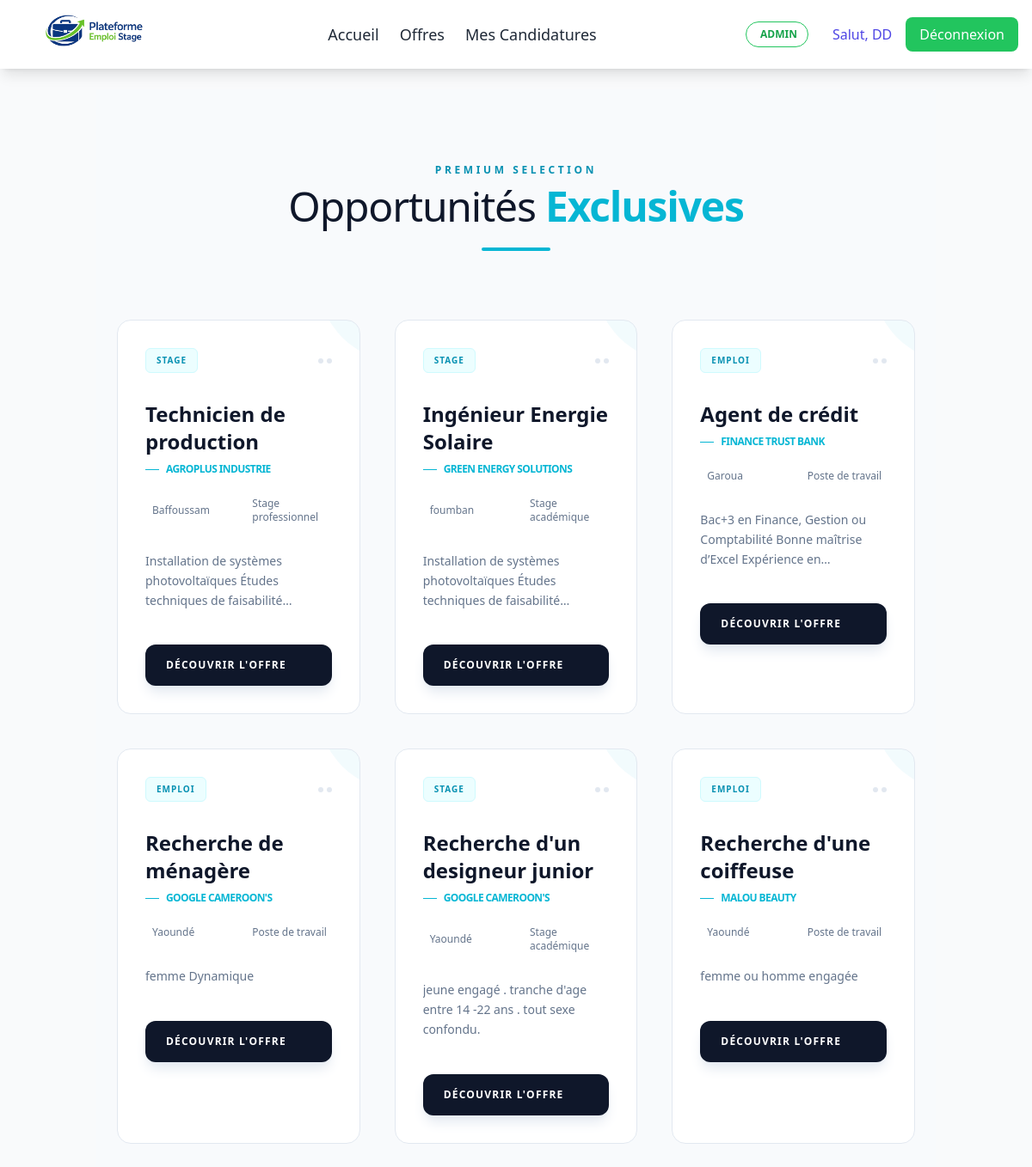
The app's page /offres/ (signed in) with its own data.
### users/models.py (models this page shows)
class User(AbstractUser):
    ROLE_CHOICES = (
        ('candidat', 'Candidat'),
        ('recruteur', 'Recruteur'),
    )
    role = models.CharField(max_length=20, choices=ROLE_CHOICES)
    domaine_activite = models.CharField(max_length=100, blank=True, null=True)
    company_name = models.CharField(max_length=255, blank=True, null=True)
    company_domain = models.CharField(max_length=255, blank=True, null=True)
    company_city = models.CharField(max_length=100, blank=True, null=True)
    company_contact = models.CharField(max_length=100, blank=True, null=True)
    legal_document = models.FileField(upload_to='legal_docs/', blank=True, null=True)

### offres/models.py (models this page shows)
class Offre(models.Model):
    TYPE_CHOICES = (
        ('emploi', 'Emploi'),  # Offre d'emploi
        ('stage', 'Stage'),  # Offre de stage
    )
    CATEGORIE_CHOICES = (
        ('academique', 'Stage académique'),  # Stage lié aux études
        ('professionnel', 'Stage professionnel'),  # Stage en entreprise
        ('poste', 'Poste de travail'),  # Poste permanent
    )
    entreprise = models.ForeignKey(Entreprise, on_delete=models.CASCADE)
    titre = models.CharField(max_length=200)
    type = models.CharField(max_length=20, choices=TYPE_CHOICES)
    categorie = models.CharField(max_length=20, choices=CATEGORIE_CHOICES)
    profil_recherche = models.TextField()
    attentes = models.TextField()
    ville = models.CharField(max_length=100)
    statut = models.CharField(max_length=20, default='disponible')

class Entreprise(models.Model):
    user = models.OneToOneField(User, on_delete=models.CASCADE)
    nom = models.CharField(max_length=200)
    ville = models.CharField(max_length=100)
    domaine = models.CharField(max_length=200)
    legal_info = models.ImageField(upload_to='logos_entreprises/', null=True, blank=True)

### offres/views.py (the view)
# urls.py: path('', views.offres_list, name='offres_list'),  # Exemple de route
def offres_list(request):
    offres = Offre.objects.filter(statut='disponible').order_by('-id')
    return render(request, "offres/list_offres.html", {"offres": offres})

### templates/offres/list_offres.html (shortened to what this page needs)
{% extends "base.html" %}
{% block content %}
<div class="min-h-screen py-20 bg-[#f8fafc] text-slate-800">
    <div class="container mx-auto px-6">
        <div class="mb-20 text-center">
            <span class="text-cyan-600 font-bold tracking-[0.3em] uppercase text-xs">Premium Selection</span>
            <h1 class="text-4xl md:text-5xl font-light tracking-tight text-slate-900 mt-2">
                Opportunités <span class="font-bold text-cyan-500">Exclusives</span>
            </h1>
            <div class="h-1 w-20 bg-cyan-500 mx-auto mt-6 rounded-full"></div>
        </div>
        <div class="grid grid-cols-1 md:grid-cols-2 lg:grid-cols-3 gap-10">
            {% for offre in offres %}
            <div class="job-card relative bg-white border border-slate-200 p-8 transition-all duration-500 hover:shadow-[0_20px_50px_rgba(6,182,212,0.15)] group overflow-hidden rounded-2xl">
                <div class="absolute top-0 right-0 w-24 h-24 bg-cyan-500/5 rounded-bl-full translate-x-12 -translate-y-12 group-hover:translate-x-8 group-hover:-translate-y-8 transition-transform duration-500"></div>
                <div class="flex justify-between items-center mb-8">
                    <span class="text-[10px] font-black tracking-widest uppercase text-cyan-600 bg-cyan-50 px-3 py-1.5 rounded-md border border-cyan-100">
                        {{ offre.get_type_display }}
                    </span>
                    <div class="flex space-x-1">
                        <div class="w-1.5 h-1.5 rounded-full bg-slate-200 group-hover:bg-cyan-400 transition-colors"></div>
                        <div class="w-1.5 h-1.5 rounded-full bg-slate-200 group-hover:bg-cyan-400 transition-colors delay-75"></div>
                    </div>
                </div>
                <h2 class="text-2xl font-bold mb-2 text-slate-900 group-hover:text-cyan-600 transition-colors">
                    {{ offre.titre }}
                </h2>
                <div class="flex items-center text-cyan-500 font-semibold text-xs uppercase tracking-tighter mb-6">
                    <span class="w-4 h-[1px] bg-cyan-500 mr-2"></span>
                    {{ offre.entreprise.nom }}
                </div>
                <div class="grid grid-cols-2 gap-4 mb-8">
                    <div class="flex items-center text-xs text-slate-500 font-medium">
                        {{ offre.ville }}
                    </div>
                    <div class="flex items-center text-xs text-slate-500 font-medium">
                        {{ offre.get_categorie_display }}
                    </div>
                </div>
                <p class="text-slate-500 text-sm leading-relaxed mb-10 line-clamp-3">
                    {{ offre.profil_recherche|truncatewords:22 }}
                </p>
                <a href="{% url 'offre_detail' id=offre.id %}" class="group/btn relative flex items-center justify-between w-full px-6 py-4 bg-slate-900 rounded-xl overflow-hidden transition-all duration-300 hover:bg-cyan-600 shadow-lg shadow-slate-200 hover:shadow-cyan-200">
                    <span class="relative z-10 text-xs font-bold uppercase tracking-widest text-white">
                        Découvrir l'offre
                    </span>
                </a>
            </div>
            {% empty %}
            <div class="col-span-full text-center py-24 bg-white border border-slate-100 rounded-3xl">
                <i class="fas fa-inbox text-4xl text-slate-200 mb-4"></i>
                <p class="text-slate-400 tracking-widest uppercase text-xs">Aucune opportunité pour le moment</p>
            </div>
            {% endfor %}
        </div>
    </div>
</div>
{% endblock %}

### templates/base.html (shortened to what this page needs)
{% load static %}
<!DOCTYPE html>
<html lang="fr">
<head>
    <link rel="stylesheet" href="https://cdn.jsdelivr.net/npm/bootstrap-icons@1.11.3/font/bootstrap-icons.min.css">
    <script src="https://cdn.tailwindcss.com"></script>
</head>
<body class="bg-gray-50 font-poppins text-gray-800">
<header class="bg-white shadow-lg sticky top-0 z-50">
    <nav class="max-w-7xl mx-auto px-4 py-4 flex justify-between items-center">
<a href="{% url 'home' %}" class="relative h-12 w-48 block">
    <img src="{% static 'images/img.png' %}"
         alt="img"
         class="absolute top-1/2 -translate-y-1/2 left-0 max-w-none h-[137px] w-auto object-contain">
</a>
        <ul class="hidden md:flex space-x-6 text-lg items-center">
            <li>
                <a href="{% url 'home' %}"
                   class="text-gray-800 border-b-4 border-transparent hover:border-blue-500 hover:shadow-lg transition duration-300">
                   Accueil
                </a>
            </li>
            <li>
                <a href="{% url 'offres_list' %}"
                   class="text-gray-800 border-b-4 border-transparent hover:border-blue-500 hover:shadow-lg transition duration-300">
                   Offres
                </a>
            </li>
            <li>
                <a href="{% url 'mes_candidatures' %}"
                   class="text-gray-800 border-b-4 border-transparent hover:border-blue-500 hover:shadow-lg transition duration-300">
                   Mes Candidatures
                </a>
            </li>
        </ul>
        <div class="hidden md:flex space-x-4 items-center">
            {% if user.is_staff %}
    <a href="{% url 'admin:index' %}"
       class="inline-flex items-center px-3 py-1.5 border border-green-500 text-green-600 text-xs font-bold uppercase rounded-full hover:bg-green-500 hover:text-white transition duration-300 me-3">
         Admin
    </a>
{% endif %}
            {% if user.is_authenticated %}
                <span class="text-indigo-600 font-medium">Salut, {{ user.username }}</span>
<form action="{% url 'logout' %}" method="post" class="inline">
    <button type="submit" class="px-4 py-2 bg-green-500 text-white rounded-lg hover:bg-red-600 transition">
        Déconnexion
    </button>
</form>            {% else %}
                <a href="{% url 'login' %}" class="px-4 py-2 bg-indigo-500 text-white rounded-lg hover:bg-indigo-600 transition">Connexion</a>
                <a href="{% url 'register' %}" class="px-4 py-2 border border-indigo-600 text-indigo-600 rounded-lg hover:bg-indigo-600 hover:text-white transition">Inscription</a>
            {% endif %}
        </div>
    </nav>
</header>
    <main class="container mx-auto p-6">
        {% block content %}{% endblock %}
    </main>
</body>
</html>

### templates/offres/list_offres.html (style rules this page uses)
.job-card { animation: slideUpFade 0.7s ease-out forwards; opacity: 0; }
.job-card:nth-child(1) { animation-delay: 0.1s; }
.job-card:nth-child(2) { animation-delay: 0.2s; }
.job-card:nth-child(3) { animation-delay: 0.3s; }
.job-card:nth-child(4) { animation-delay: 0.4s; }
.job-card:nth-child(n+5) { animation-delay: 0.5s; }

### records on screen
User: username "DD"
Offre: type "STAGE", titre "Technicien de production", entreprise.nom "AGROPLUS INDUSTRIE", ville "Baffoussam", categorie "Stage professionnel", profil_recherche "Installation de systèmes photovoltaïques Études techniques de…"
Offre: type "STAGE", titre "Ingénieur Energie Solaire", entreprise.nom "GREEN ENERGY SOLUTIONS", ville "foumban", categorie "Stage académique", profil_recherche "Installation de systèmes photovoltaïques Études techniques de…"
Offre: type "EMPLOI", titre "Agent de crédit", entreprise.nom "FINANCE TRUST BANK", ville "Garoua", categorie "Poste de travail", profil_recherche "Bac+3 en Finance, Gestion ou Comptabilité Bonne maîtrise d’Excel Expérience…"
Offre: type "EMPLOI", titre "Recherche de ménagère", entreprise.nom "GOOGLE CAMEROON'S", ville "Yaoundé", categorie "Poste de travail", profil_recherche "femme Dynamique"
Offre: type "STAGE", titre "Recherche d'un designeur junior", entreprise.nom "GOOGLE CAMEROON'S", ville "Yaoundé", categorie "Stage académique", profil_recherche "jeune engagé . tranche d'age entre 14 -22 ans . tout sexe confondu."
Offre: type "EMPLOI", titre "Recherche d'une coiffeuse", entreprise.nom "MALOU BEAUTY", ville "Yaoundé", categorie "Poste de travail", profil_recherche "femme ou homme engagée"
